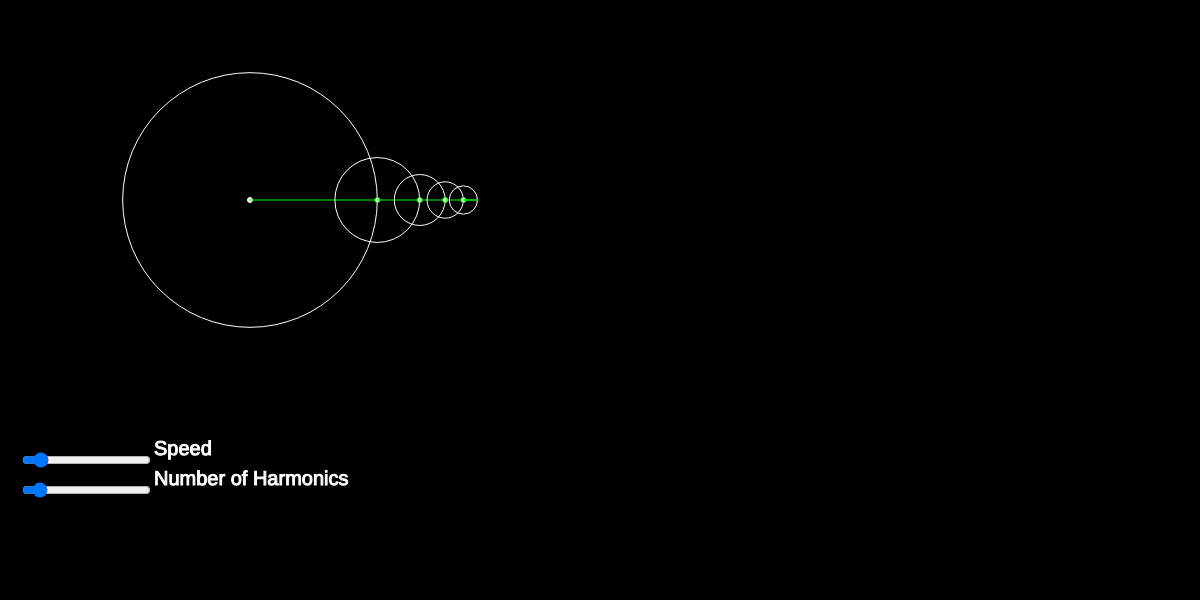
Frame 1 (no input)
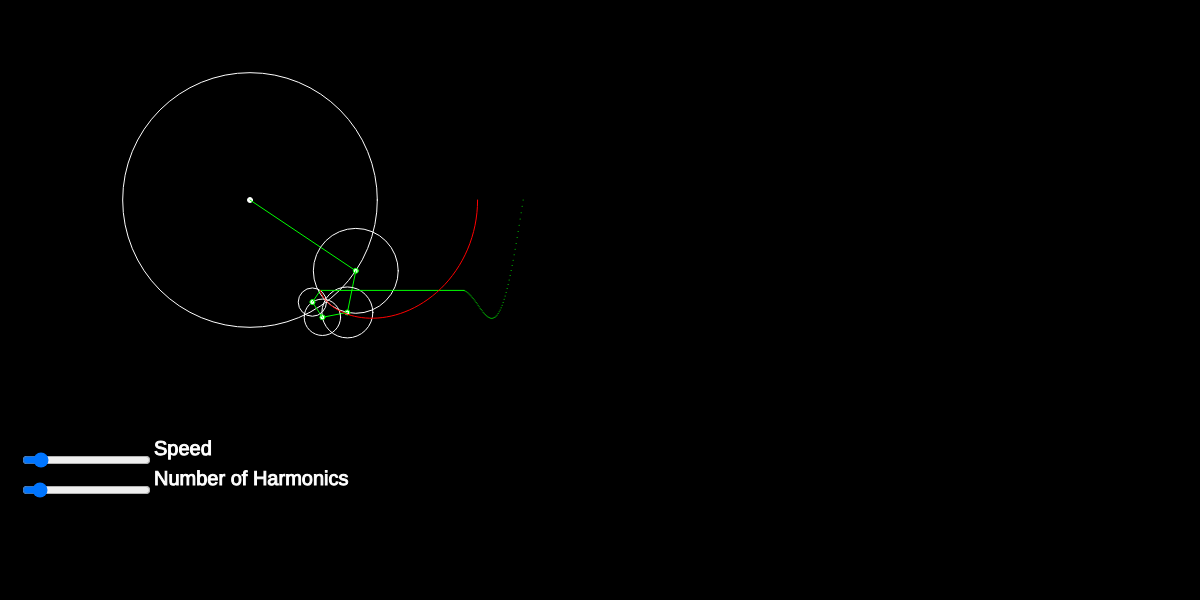
Frame 60 (no input)
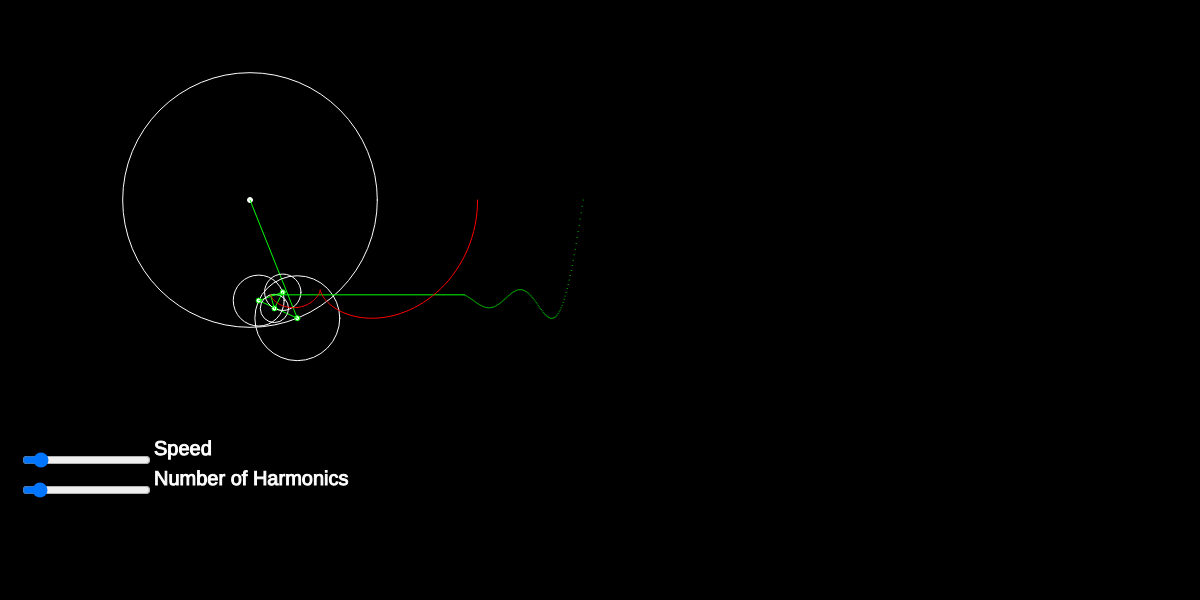
Frame 120 (the mouse pressed at the canvas centre since frame 60)

The p5.js sketch that drew these frames (run headless with seeded random() and noise() and a simulated clock; from frame 60 on, the mouse is pressed at the canvas centre):

// p5.js sketch
// ── sketch.js
let time = 0;
let wavey = [];
let wavex = [];
let waves = [];
let tempWaves = [];
let n = 0;
let radius = 0;
let offset = 200;
let speedSlider;
let harmonicsSlider;
let prevx = 0;
let prevy = 0;
function setup(){
  createCanvas(windowWidth, 600);
  speedSlider = createSlider(0, 10, 1);
  speedSlider.position(20, 450);
  harmonicsSlider = createSlider(1, 100, 10);
  harmonicsSlider.position(20, 480);
  var reset = createButton("reset");
  reset.mousePressed(resetSketch);
  dropdown = createSelect();
  dropdown.option('square','square');
  dropdown.option('sawtooth','sawtooth');
  dropdown.option('triangle','triangle');
  checkbox = createCheckbox('Show components');

}
function resetSketch(){
  wavex = [];
  wavey = [];
}
function draw(){
  background(0);
  stroke(255);
  fill(255);
  textSize(20);
  text("Speed",speedSlider.x+speedSlider.width+5,speedSlider.y +5 );
  text("Number of Harmonics",harmonicsSlider.x+harmonicsSlider.width+5,harmonicsSlider.y+5);
  translate(250,200);

  prevx = 0;
  prevy = 0;
 // let series = "sawtooth";
  switch(dropdown.selected()) {
    case "square":
    for (let i = 1; i <= harmonicsSlider.value(); i+=2) {
      n=i;
      radius = 100*(4/(n*PI));
      drawSineComponents(n,radius);
    }
      break;
    case "sawtooth":
    for (let i = 1; i <= harmonicsSlider.value(); i++) {
      n=i;
      radius = 100*(2/(n*PI));
      if(i%2){
        radius=-radius;
      }
      drawSineComponents(n,radius);
    }
    break;
    case "triangle":
    for (let i = 0; i <= harmonicsSlider.value(); i++) {
      n=(2*i)+1;

      radius = 10*(8/((n*PI)^2));
      if(i%2){
        radius=-radius;
      }
      console.log(n,radius);
      drawSineComponents(n,radius);
    }
  }


  wavey.unshift(prevy);
  wavex.unshift(prevx);

  if (checkbox.checked()) {
    waves.unshift(tempWaves);
    tempWaves=[];
  }



  line(prevx,prevy,radius+offset,prevy);
  translate(radius+offset,0);
  for (let i = 0; i < wavey.length; i++) {
    stroke(0,255,0);
    point(i,wavey[i]);
      if(checkbox.checked() && waves[i]){
        for (var j = 0; j < (waves[i].length); j++) {
          stroke(127,127,0);
          point(i,waves[i][j]);
        }
    }
  }

  translate(-(radius+offset),0);
  beginShape();
  for (let i = 0; i < wavey.length; i++) {
    stroke(255,0,0);
    vertex(wavex[i],wavey[i]);
  }
  endShape();

  if(wavex.length > windowWidth){
    wavex.pop();
    wavey.pop();
    if(checkbox.checked()){
      waves.pop();
    }
  }
  time+=speedSlider.value()/100;
}

function drawSineComponents(n,radius){
  x = radius * cos(n*time);
  y = radius * sin(n* time);
  fill(255);
  ellipse(prevx,prevy,5);
  noFill(255);
  stroke(255);
  ellipse(prevx,prevy,radius * 2);
  stroke(0,255,0);
  line(prevx,prevy,prevx+x,prevy+y);

  prevx = x+prevx;
  prevy = y+prevy;
  if (checkbox.checked()) {
    tempWaves.unshift(y);
  }
}
